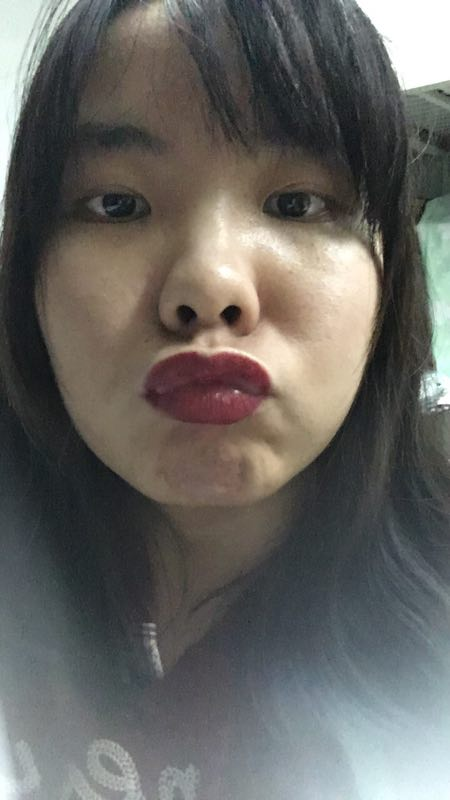
#> input picture tools_webgl/FilterViewer/py_kuwahara/img/demo.jpg, 450 x 800 px, found by its file name
$ python Gkuwahara.py
#> lines starting #> are read from the running program, lines starting #| are printed output that depends on the picture; after the words box and inside, x2 and y2 are one past the last pixel; in counts of white or black regions, pixels touching at a corner belong together
#> further down, img is the input picture: shape (800, 450, 3); mean B, G, R 97.2, 101.1, 102.6
#!/usr/bin/env python3
# -*- coding: utf-8 -*-
"""
Created on Thu Dec  7 16:43:14 2017

@author: raymondmg
"""

import numpy as np
import cv2
import time


def gaussian_kernel(kernel):
#> called with kernel = 7
    out_kernel = np.zeros((kernel,kernel))
    for i in range(kernel):
        for j in range(kernel):
            out_kernel[i,j] = np.exp(-((i-kernel//2)**2+(j-kernel//2)**2) / (2 * (kernel)**2))
    return out_kernel

def visual_divide(img,height,width,index):
    num = len(index)
    out = np.zeros((num,height,width))

    for i in range(num):
        cur_index = index[i]
        for c in cur_index:
            out[i,c[0],c[1]] = img[c[0],c[1]]
    return out

def divide_kernel(img,kernel_size,center_point,div):
    h_index = center_point[0]
    w_index = center_point[1]
    rad = kernel_size //2
    angle = 2 * np.pi / div

    out = []
    for i in range(div):
        out.append([])

    for h in range(h_index-rad,h_index+rad+1):
        for w in range(w_index-rad,w_index+rad+1):
            theta = np.arctan2(h-h_index,w-w_index)
            index = int(np.floor(theta/angle) % div)
            out[index].append((h,w))
    return out

def generalized_kuwahara_filter(image,kernel = 7,q = 3,div = 8):
    pad_size = kernel//2
    gauss_kernel = gaussian_kernel(kernel)

    height, width, channel = image.shape
#> height = 800; width = 450; channel = 3
    out_image = image.copy()

    pad_image = np.zeros((height+pad_size*2,width+pad_size*2,channel))
    for c in range(channel):
        pad_image[:,:,c] = np.pad(out_image[:,:,c],[pad_size,pad_size],'constant')
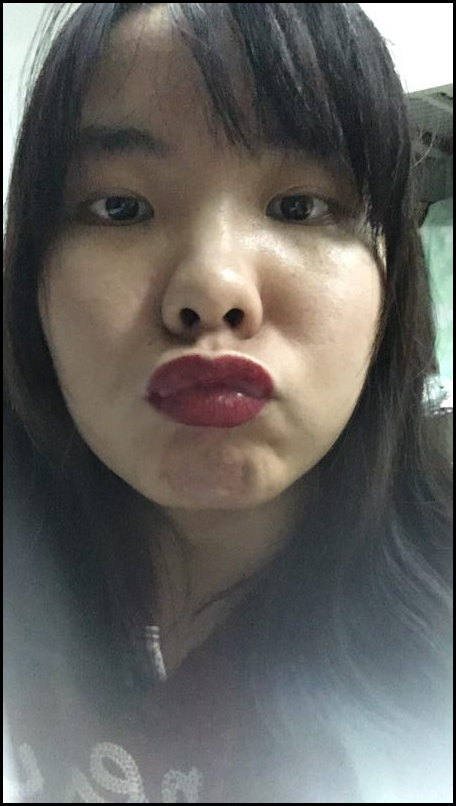
#> pad_image: shape (806, 456, 3) float64; mean B, G, R 95.2, 99, 100.5

    for h in range(height):
        for w in range(width):
            for c in range(channel):
                #identify the area 1,2,3,4 range
                #in pad image
                cur_point_index = (h + pad_size,w + pad_size,c)
                div_res = divide_kernel(pad_image[:,:,c],kernel,cur_point_index,div)


                total_ms = 0
                total_s = 0
                for i in range(div):
                    cur_sum = 0
                    cur_var = 0
                    cur_weight = 0
                    cur_index = div_res[i]
                    for ci in cur_index:
                        g = gauss_kernel[ci[0]-cur_point_index[0]+pad_size,ci[1]-cur_point_index[1]+pad_size]
                        cur_val = pad_image[ci[0],ci[1],c]
                        cur_sum += cur_val*g
                        cur_var += (cur_val**2)*g
                        cur_weight += g

                    if cur_weight !=0:
                        cur_sum /= cur_weight
                        cur_var /= cur_weight

                    cur_std = cur_var - cur_sum**2

                    if cur_std > 1e-10:
                        cur_std = np.sqrt(cur_std)
                    else:
                        cur_std = 1e-10

                    total_ms += cur_sum * np.power(cur_std,-q)
                    total_s  += np.power(cur_std,-q)

                res_val = 0
                if total_s > 1e-10:
                    res_val = total_ms/total_s
                    if res_val>1:
                        out_image[h,w,c] = res_val
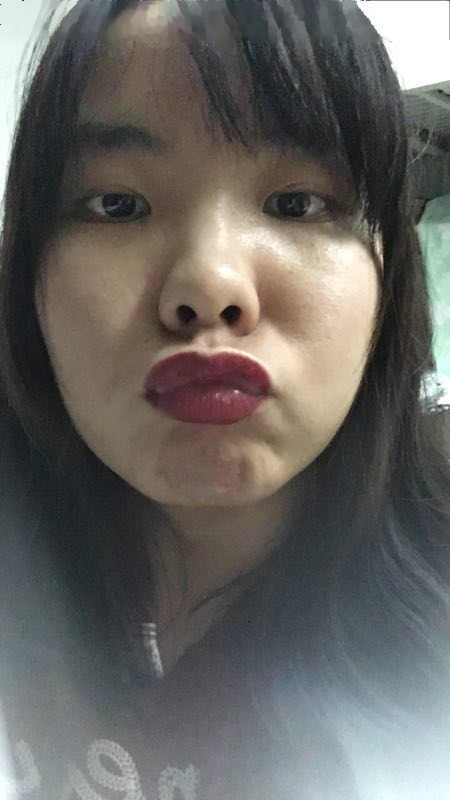
#> out_image: shape (800, 450, 3); 4.11% of pixels changed, all inside (x1, y1, x2, y2) = (0, 0, 450, 41)
    return out_image

img = cv2.imread('./img/demo.jpg')

start = time.time()
#> (the run stopped early here; a loop or call above may not have finished)
